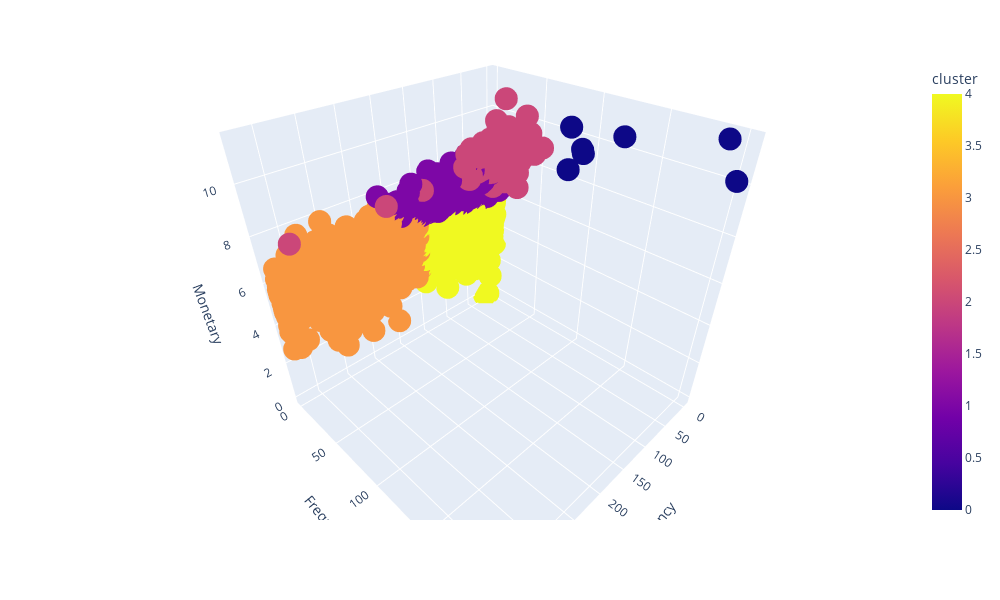

The notebook cell this image was saved under:
### Code cell
#5. Develop Reports and Dashboards For creating interactive dashboards:
import plotly.express as px

fig=px.scatter_3d(rfm_df,x='Recency',y='Frequency',z='Monetary',width=1000,  # Width of the figure
    height=600,color='cluster')
fig.show()

### Figure 1 — Plotly figure (JSON) as saved in the notebook; plotly's stock layout.template omitted (floating-point values rounded to 4 significant figures; data arrays with more than 128 entries replaced by an {"elided": "..."} marker saying what was removed)
{"data": [{"hovertemplate": "Recency=%{x}<br>Frequency=%{y}<br>Monetary=%{z}<br>cluster=%{marker.color}<extra></extra>", "legendgroup": "", "marker": {"color": {"elided": "4196 int values"}, "coloraxis": "coloraxis", "symbol": "circle"}, "mode": "markers", "name": "", "scene": "scene", "showlegend": false, "type": "scatter3d", "x": {"elided": "4196 int values"}, "y": {"elided": "4196 int values"}, "z": {"elided": "4196 float values"}}], "layout": {"coloraxis": {"colorbar": {"title": {"text": "cluster"}}, "colorscale": [[0, "#0d0887"], [0.1111, "#46039f"], [0.2222, "#7201a8"], [0.3333, "#9c179e"], [0.4444, "#bd3786"], [0.5556, "#d8576b"], [0.6667, "#ed7953"], [0.7778, "#fb9f3a"], [0.8889, "#fdca26"], [1, "#f0f921"]]}, "height": 600, "legend": {"tracegroupgap": 0}, "margin": {"t": 60}, "scene": {"aspectmode": "auto", "aspectratio": {"x": 1, "y": 1, "z": 1}, "camera": {"center": {"x": 0, "y": 0, "z": 0}, "eye": {"x": 0.9961, "y": 0.9961, "z": 0.9961}, "projection": {"type": "perspective"}, "up": {"x": 0, "y": 0, "z": 1}}, "domain": {"x": [0, 1], "y": [0, 1]}, "xaxis": {"title": {"text": "Recency"}, "type": "linear"}, "yaxis": {"title": {"text": "Frequency"}, "type": "linear"}, "zaxis": {"title": {"text": "Monetary"}, "type": "linear"}}, "width": 1000}}
